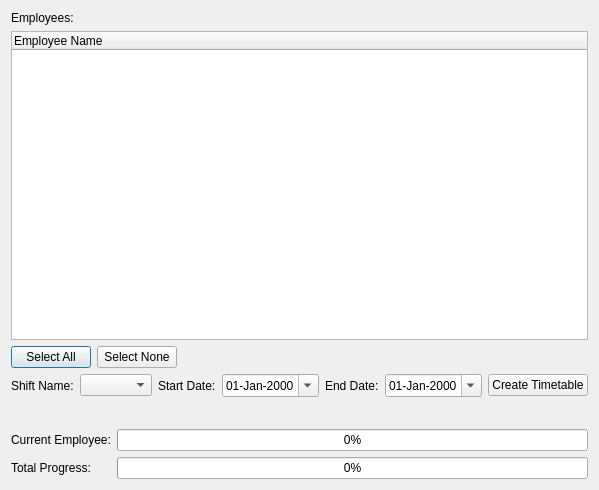
<?xml version="1.0" encoding="UTF-8"?>
<ui version="4.0">
 <class>CreateTimetable</class>
 <widget class="QDialog" name="CreateTimetable">
  <property name="geometry">
   <rect>
    <x>0</x>
    <y>0</y>
    <width>559</width>
    <height>490</height>
   </rect>
  </property>
  <property name="windowTitle">
   <string>Create Timetable</string>
  </property>
  <layout class="QVBoxLayout" name="verticalLayout">
   <item>
    <widget class="QLabel" name="label">
     <property name="text">
      <string>Employees:</string>
     </property>
    </widget>
   </item>
   <item>
    <widget class="QTreeWidget" name="lstEmployees">
     <column>
      <property name="text">
       <string>Employee Name</string>
      </property>
     </column>
    </widget>
   </item>
   <item>
    <layout class="QHBoxLayout" name="horizontalLayout_3">
     <item>
      <widget class="QPushButton" name="SelectAll">
       <property name="text">
        <string>Select All</string>
       </property>
      </widget>
     </item>
     <item>
      <widget class="QPushButton" name="SelectNone">
       <property name="text">
        <string>Select None</string>
       </property>
      </widget>
     </item>
     <item>
      <spacer name="horizontalSpacer_2">
       <property name="orientation">
        <enum>Qt::Horizontal</enum>
       </property>
       <property name="sizeHint" stdset="0">
        <size>
         <width>40</width>
         <height>20</height>
        </size>
       </property>
      </spacer>
     </item>
    </layout>
   </item>
   <item>
    <layout class="QHBoxLayout" name="horizontalLayout">
     <item>
      <widget class="QLabel" name="label_2">
       <property name="text">
        <string>Shift Name:</string>
       </property>
      </widget>
     </item>
     <item>
      <widget class="QComboBox" name="Shift">
       <property name="sizePolicy">
        <sizepolicy hsizetype="Preferred" vsizetype="Fixed">
         <horstretch>1</horstretch>
         <verstretch>0</verstretch>
        </sizepolicy>
       </property>
      </widget>
     </item>
     <item>
      <widget class="QLabel" name="label_3">
       <property name="text">
        <string>Start Date:</string>
       </property>
      </widget>
     </item>
     <item>
      <widget class="QDateEdit" name="StartDate">
       <property name="displayFormat">
        <string>dd-MMM-yyyy</string>
       </property>
       <property name="calendarPopup">
        <bool>true</bool>
       </property>
      </widget>
     </item>
     <item>
      <widget class="QLabel" name="label_4">
       <property name="text">
        <string>End Date:</string>
       </property>
      </widget>
     </item>
     <item>
      <widget class="QDateEdit" name="EndDate">
       <property name="displayFormat">
        <string>dd-MMM-yyyy</string>
       </property>
       <property name="calendarPopup">
        <bool>true</bool>
       </property>
      </widget>
     </item>
     <item>
      <widget class="QPushButton" name="CreateTimetableButton">
       <property name="text">
        <string>Create Timetable</string>
       </property>
      </widget>
     </item>
    </layout>
   </item>
   <item>
    <layout class="QHBoxLayout" name="horizontalLayout_2">
     <item>
      <widget class="QLabel" name="lblEmployeeName">
       <property name="text">
        <string/>
       </property>
      </widget>
     </item>
     <item>
      <widget class="QLabel" name="lblDate">
       <property name="text">
        <string/>
       </property>
      </widget>
     </item>
     <item>
      <spacer name="horizontalSpacer">
       <property name="orientation">
        <enum>Qt::Horizontal</enum>
       </property>
       <property name="sizeHint" stdset="0">
        <size>
         <width>40</width>
         <height>20</height>
        </size>
       </property>
      </spacer>
     </item>
    </layout>
   </item>
   <item>
    <layout class="QGridLayout" name="gridLayout">
     <item row="0" column="0">
      <widget class="QLabel" name="label_5">
       <property name="text">
        <string>Current Employee:</string>
       </property>
      </widget>
     </item>
     <item row="0" column="1">
      <widget class="QProgressBar" name="EmployeeProgressBar">
       <property name="value">
        <number>0</number>
       </property>
      </widget>
     </item>
     <item row="1" column="0">
      <widget class="QLabel" name="label_6">
       <property name="text">
        <string>Total Progress:</string>
       </property>
      </widget>
     </item>
     <item row="1" column="1">
      <widget class="QProgressBar" name="TotalProgressBar">
       <property name="value">
        <number>0</number>
       </property>
      </widget>
     </item>
    </layout>
   </item>
  </layout>
 </widget>
 <resources/>
 <connections/>
</ui>
